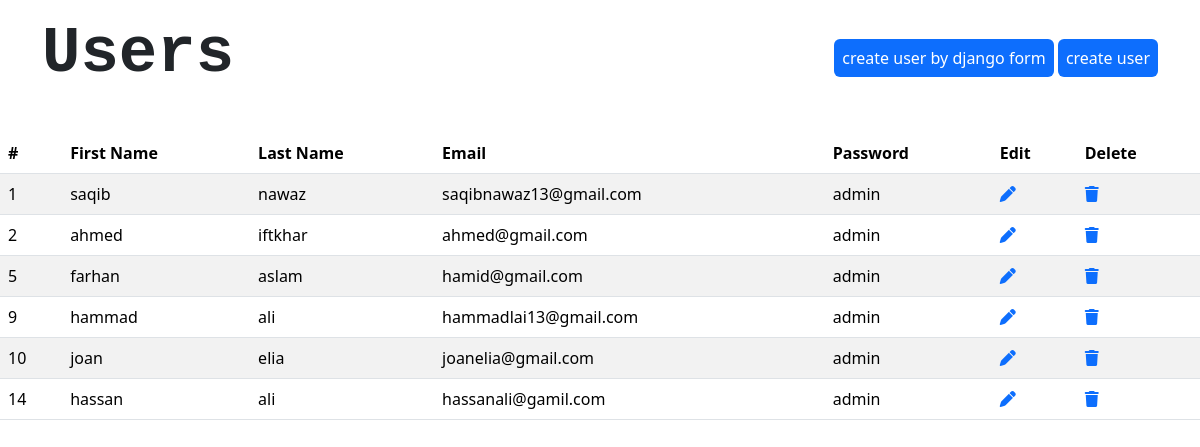
The app's page /users/display/ with its own data.
### app_1/models.py (models this page shows, shortened)
class User(models.Model):
    first_name = models.CharField(max_length=200)
    last_name = models.CharField(max_length=200,null=True,blank=True)
    email = models.EmailField(max_length=200)
    password = models.CharField(max_length=150)

### app_1/views.py (the view)
# urls.py: path('users/display/',views.display_users,name='display_users'),
def display_users(request):
    users = User.objects.all()
    return render(request,'display_users.html',{'users':users})

### app_1/templates/display_users.html (shortened to what this page needs)
<!DOCTYPE html>
<html lang="en">
<head>
    <link rel="stylesheet" href="https://cdnjs.cloudflare.com/ajax/libs/font-awesome/6.5.1/css/all.min.css" />
    <link href="https://cdn.jsdelivr.net/npm/bootstrap@5.3.2/dist/css/bootstrap.min.css" rel="stylesheet">
</head>
<body>
    <div class="main">
        <div class="container d-flex align-items-center justify-content-between ">
            <h1 class="display-3 text-dark fw-bolder font-monospace py-3">Users</h1>
            <div>
                <a href="{% url 'signup_by_django_form' %}" class="h-100  p-2 text-decoration-none bg-primary text-white rounded">create user by django form</a>
                <a href="{% url 'signup' %}" class="h-100  p-2 text-decoration-none bg-primary text-white rounded">create user</a>
            </div>
        </div>
        <table class="mt-3 table table-striped">
            <thead>
                <tr>
                    <th>#</th>
                    <th>First Name</th>
                    <th>Last Name</th>
                    <th>Email</th>
                    <th>Password</th>
                    <th>Edit</th>
                    <th>Delete</th>
                </tr>
            </thead>
            <tbody>
                {% for user in users %}
                    <tr>
                        <td>{{user.id}}</td>
                        <td>{{user.first_name}}</td>
                        <td>{{user.last_name}}</td>
                        <td>{{user.email}}</td>
                        <td>{{user.password}}</td>
                        <td><a href="{% url 'edit_user' user.id %}"><i class="fa-solid fa-pen"></i></a></td>
                        <td><a href="{% url 'delete_user' user.id %}"><i class="fa-solid fa-trash"></i></a></td>
                    </tr>
                {% endfor %}
            </tbody>
        </table>
    </div>
</body>
</html>

### records on screen
User: id "1", first_name "saqib", last_name "nawaz", email "saqibnawaz13@gmail.com", password "admin"
User: id "2", first_name "ahmed", last_name "iftkhar", email "ahmed@gmail.com", password "admin"
User: id "5", first_name "farhan", last_name "aslam", email "hamid@gmail.com", password "admin"
User: id "9", first_name "hammad", last_name "ali", email "hammadlai13@gmail.com", password "admin"
User: id "10", first_name "joan", last_name "elia", email "joanelia@gmail.com", password "admin"
User: id "14", first_name "hassan", last_name "ali", email "hassanali@gamil.com", password "admin"
